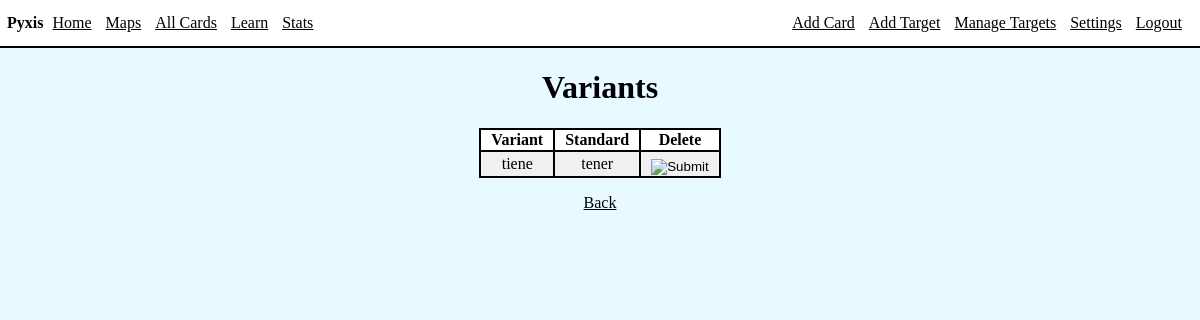
/variants (signed in), run on an earlier commit of the app's database.
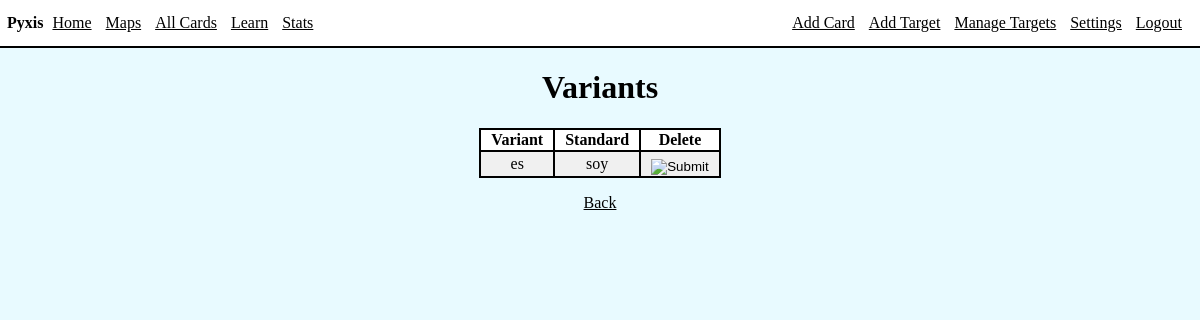
And on a later commit of the database.
### app/models.py (models this page shows, shortened)
class Variant(db.Model):
    id = db.Column(db.Integer, index=True, primary_key=True)
    varWord = db.Column(db.String(20), index=True)
    standard_id = db.Column(db.Integer, db.ForeignKey('card.id'))
    user_id = db.Column(db.Integer, db.ForeignKey('user.id'))

class Card(db.Model):
    id = db.Column(db.Integer, index=True, primary_key=True)
    word = db.Column(db.String(64), index=True)
    translation = db.Column(db.String(1000), index=True)
    status = db.Column(db.String(64), index=True)
    nextReviewDate = db.Column(db.Date, index=True)
    lastInterval = db.Column(db.Integer)
    variants = db.relationship("Variant", backref='card', lazy=True)
    user_id = db.Column(db.Integer, db.ForeignKey('user.id'))

### app/cards.py (the view)
@bp.route('/variants', methods=['GET', 'POST'])
@login_required
def variants():
    variants = Variant.query.filter().order_by(Variant.varWord)
    return render_template('variants.html', title='Manage Variants', variants=variants)

### app/models.py (called while the page is built)
@login.user_loader
def load_user(id):
    return User.query.get(int(id))

### app/templates/variants.html
{% extends 'base.html' %}
{% block content %}
    <div class="int">
        <div class="cent">
        <h1>Variants</h1>
        <table>
            <thead>
                <th>Variant</th>
                <th>Standard</th>
                <th>Delete</th>
            </thead>
            <tbody>
            {% for variant in variants %}
            <tr>
                <td>{{ variant.varWord }}</td>
                <td>{{ variant.card.word }}</td>
                <td>
                    <form action="{{ url_for('cards.deleteVariant', variantID=variant.id) }}" method="POST">
                        <input type="image" class="btnimg" src="../static/images/delete.png">
                    </form>
                </td>
            </tr>
            {% endfor %}
            </tbody>
        </table>
        <p><a href="/settings">Back</a></p>
        </div>
    </div>
{% endblock %}

What changed in the data, as far as the page shows it:
removed Variant: varWord "tiene", card.word "tener"
added Variant: varWord "es", card.word "soy"
